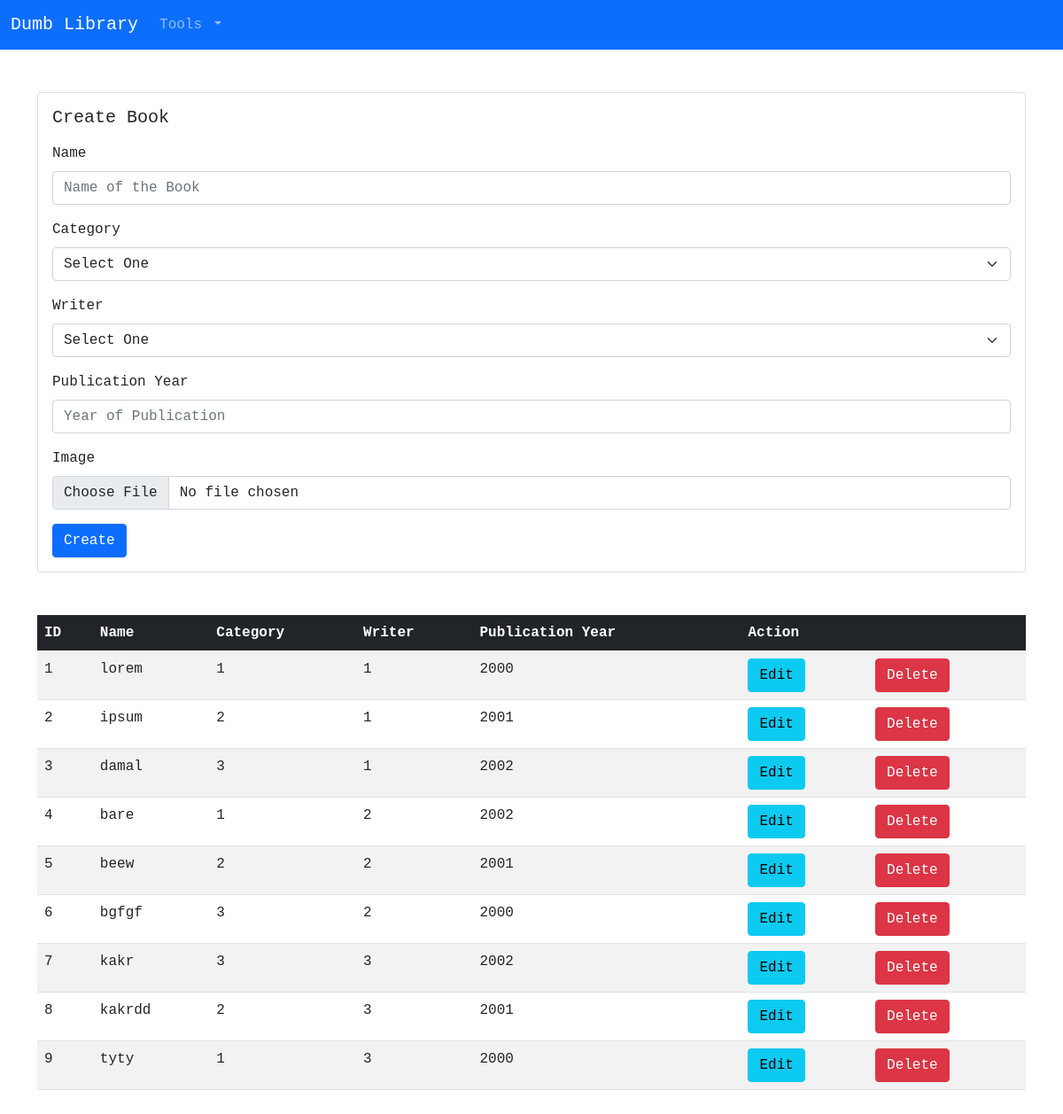
Page /4B/book.php on the committed database.
### tables this page shows
CREATE TABLE `book_tb` (
  `id` int(20) NOT NULL,
  `name` varchar(191) NOT NULL,
  `category_id` int(20) NOT NULL,
  `writer_id` int(20) NOT NULL,
  `publication_year` year(4) NOT NULL,
  `img` varchar(255) NOT NULL
);

### 4B/function.php (called while the page is built, shortened)
<?php
$conn = mysqli_connect('localhost', 'root', '', 'dumblibrary');
function index($query)
{
    global $conn;
    $result = mysqli_query($conn, $query);
    $wadah = [];
    while ($row = mysqli_fetch_assoc($result)) {
        $wadah[] = $row;
    }
    return $wadah;
}
?>

### 4B/book.php (the view, shortened to what this page needs)
<?php
include('header.php');
require "function.php";
$books = index("SELECT * FROM book_tb");
?>
<div class="container">
    <div class="col-md-12">
        <form action="" method="POST" enctype="multipart/form-data">
            <div class="card mb-5">
                <div class="card-body">
                    <h5 class="card-title mb-3">Create Book</h5>
                    <div class="mb-3">
                        <label for="name" class="form-label">Name</label>
                        <input type="text" class="form-control" name="name" id="name" placeholder="Name of the Book" required>
                    </div>
                    <div class="mb-3">
                        <label for="category" class="form-label">Category</label>
                        <select class="form-select" id="category" name="category_id" required>
                            <option selected disabled>Select One</option>
                        </select>
                    </div>
                    <div class="mb-3">
                        <label for="writer" class="form-label">Writer</label>
                        <select class="form-select" id="writer" name="writer_id" required>
                            <option selected disabled>Select One</option>
                        </select>
                    </div>
                    <div class="mb-3">
                        <label for="year" class="form-label">Publication Year</label>
                        <input type="number" class="form-control" name="year" id="year" placeholder="Year of Publication" min="1800" max="2021" required>
                    </div>
                    <div class="mb-3">
                        <label for="img" class="form-label">Image</label>
                        <input type="file" class="form-control" id="img" name="img" required>
                    </div>
                    <button class="btn btn-primary" type="submit" name="submit">Create</button>
                </div>
            </div>
        </form>
        <div>
        <table class="table table-striped mb-5">
                <thead>
                    <tr class="table-dark">
                        <th scope="col">ID</th>
                        <th scope="col">Name</th>
                        <th scope="col">Category</th>
                        <th scope="col">Writer</th>
                        <th scope="col">Publication Year</th>
                        <th scope="col" colspan="2">Action</th>
                    </tr>
                </thead>
                <tbody>
                    <?php $no = 1; ?>
                    <?php foreach ($books as $book) : ?>
                        <tr>
                            <td scope="row"><?= $no; ?></td>
                            <td scope="row"><?= $book["name"] ?></td>
                            <td scope="row"><?= $book["category_id"] ?></td>
                            <td scope="row"><?= $book["writer_id"] ?></td>
                            <td scope="row"><?= $book["publication_year"] ?></td>
                            <td>
                                <a href="editbook.php?id=<?php echo $book["id"]; ?>"><button class="btn btn-info" type="submit" name="submit">Edit</button></a>
                            </td>
                            <td>
                                <a href="deletebook.php?id=<?php echo $book["id"]; ?>" onclick="return confirm('Yakin hapus?')"><button class="btn btn-danger" type="submit" name="submit">Delete</button></a>
                            </td>
                        </tr>
                        <?php $no++ ?>
                    <?php endforeach; ?>
                </tbody>
            </table>
        </div>
    </div>
</div>
<?php include('footer.php') ?>

### 4B/header.php (shortened to what this page needs)
<!DOCTYPE html>
<html lang="en">
<head>
  <link href="https://cdn.jsdelivr.net/npm/bootstrap@5.0.0-beta2/dist/css/bootstrap.min.css" rel="stylesheet">
  <link rel="stylesheet" href="index.css">
</head>
<body>
<nav class="navbar navbar-expand-lg navbar-dark bg-primary mb-5">
    <div class="container-fluid">
      <a class="navbar-brand" href="index.php">Dumb Library</a>
      <div class="collapse navbar-collapse" id="navbarNavDropdown">
        <ul class="navbar-nav">
          <li class="nav-item dropdown">
            <a class="nav-link dropdown-toggle" href="#" id="navbarDropdownMenuLink" role="button" data-bs-toggle="dropdown" aria-expanded="false">
              Tools
            </a>
          </li>
        </ul>
      </div>
    </div>
  </nav>

### 4B/footer.php (shortened to what this page needs)
</body>
</html>

### 4B/index.css (style rules this page uses)
body { font-family: 'Courier New', Courier, monospace; }

### rows in the picture
book_tb: name "lorem", category "1", writer "1", publication_year "2000"
book_tb: name "ipsum", category "2", writer "1", publication_year "2001"
book_tb: name "damal", category "3", writer "1", publication_year "2002"
book_tb: name "bare", category "1", writer "2", publication_year "2002"
book_tb: name "beew", category "2", writer "2", publication_year "2001"
book_tb: name "bgfgf", category "3", writer "2", publication_year "2000"
book_tb: name "kakr", category "3", writer "3", publication_year "2002"
book_tb: name "kakrdd", category "2", writer "3", publication_year "2001"
book_tb: name "tyty", category "1", writer "3", publication_year "2000"
